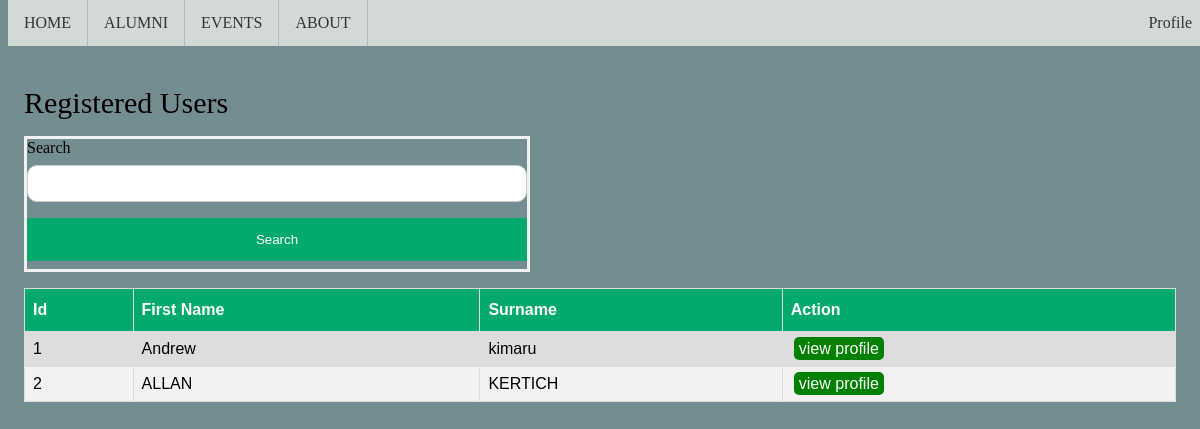
/alumni (signed in), run on an earlier commit of the app's database.
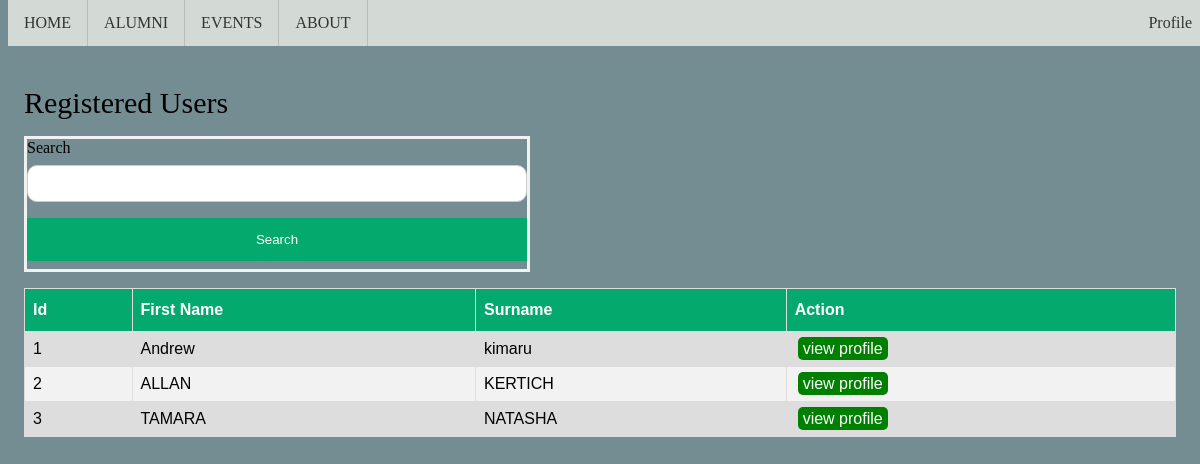
And on a later commit of the database.
### tables this page shows
CREATE TABLE users (id INTEGER PRIMARY KEY AUTOINCREMENT, firstname TEXT, surname TEXT, email TEXT, password TEXT);

### app.py (the view)
@app.route('/alumni')
def show_users():
    if session.get("email"):
        conn = connect_db()
        users = conn.execute('SELECT * FROM users').fetchall()
        conn.close()
        return render_template('alumni.html', users=users)
    return render_template('login.html')

### db.py (called while the page is built)
def connect_db():
    conn = sqlite3.connect('users.db')  # Replace 'users.db' with your desired filename
    conn.execute('CREATE TABLE IF NOT EXISTS users (id INTEGER PRIMARY KEY AUTOINCREMENT, firstname TEXT, surname TEXT, email TEXT, password TEXT)')
    conn.execute('CREATE TABLE IF NOT EXISTS profiles (user_id INTEGER PRIMARY KEY, education TEXT, location  TEXT, bio TEXT, year INTEGER, house TEXT)')
    return conn

### templates/alumni.html
{% extends "layout.html" %}
{% block allcontent %}
<div class="container">
    <h1>Registered Users</h1>
    <div class="search_box">
        <form method="post" action="{{ url_for('search_user') }}">
            <label for="">Search</label>
            <input type="text" name="name" id="name" >
            <button type="submit">Search</button>
        </form>
    </div>
    <table id="customers">
        <thead>
            <tr>
                <th>Id</th>
                <th>First Name</th>
                <th>Surname</th>
                <th>Action</th>
            </tr>
        </thead>
        <tbody>
            {% for user in users %}
            <tr>
                <td>{{ user[0] }}</td>
                <td>{{ user[1] }}</td>
                <td>{{ user[2] }}</td>
                <td><a href="{{ url_for('prof', email=user[3]) }}" class="view_profile">view profile</a></td>
            </tr>
            {% endfor %}
        </tbody>
    </table>
</div>
{% endblock %}

What changed in the data, as far as the page shows it:
added users: id "3", firstname "TAMARA", surname "NATASHA"
